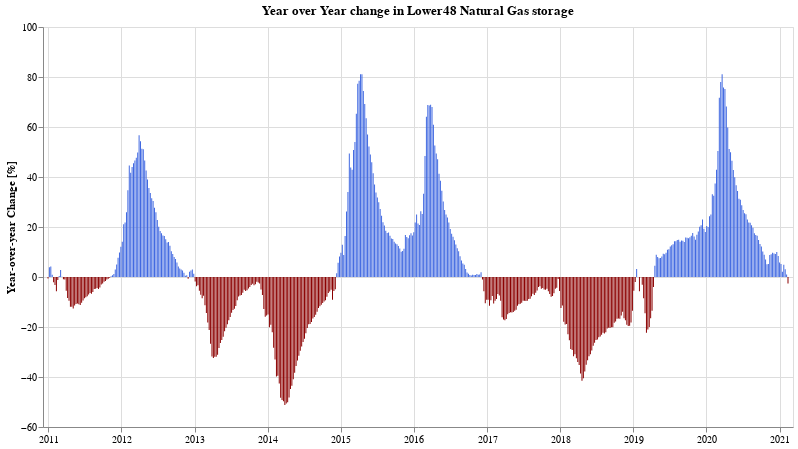

The cell this chart's notebook holds for it:
### Code cell
chartFor(df_ng_yoy, 'Lower48', label='Natural Gas storage')

### Figure 1 — Vega-Lite specification as saved in the notebook (floating-point values rounded to 4 significant figures; data arrays with more than 128 entries replaced by an {"elided": "..."} marker saying what was removed)
{"config": {"view": {"continuousWidth": 400, "continuousHeight": 300}}, "data": {"name": "data-fb6a385a23871aad8228213a2f0658b1"}, "mark": {"type": "bar", "width": 1}, "encoding": {"color": {"condition": {"value": "darkred", "test": "datum['Lower48'] < 0"}, "value": "royalblue"}, "tooltip": [{"type": "temporal", "field": "dt", "title": ""}, {"type": "quantitative", "field": "Lower48", "format": ",.02f", "title": "YoY % Change"}], "x": {"type": "temporal", "axis": {"title": ""}, "field": "dt"}, "y": {"type": "quantitative", "axis": {"title": "Year-over-year Change [%]"}, "field": "Lower48"}}, "height": 400, "title": "Year over Year change in Lower48 Natural Gas storage", "width": 750, "$schema": "https://vega.github.io/schema/vega-lite/v4.8.1.json", "datasets": {"data-fb6a385a23871aad8228213a2f0658b1": {"elided": "581 records"}}}
